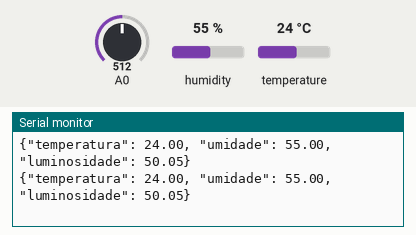
Recording of a sketch running on a simulated Arduino Uno, built with avr-gcc and run on an emulated ATmega328P. On the bench: the last lines printed to the serial monitor. The inputs (shaded band) are chosen by the test bench; at power-on: humidity 55 %, A0 = 512, temperature 24 °C.

Above: at 1.8 s.
1.9 s: humidity set to 22 %
At 2.5 s:
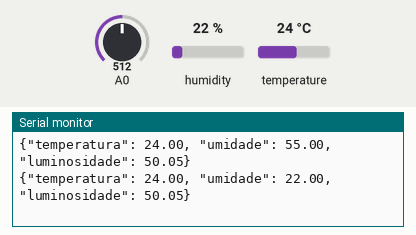
3.4 s: A0 set to 716
At 4.4 s:
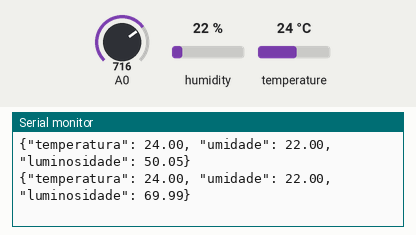
4.9 s: temperature set to 12 °C
At 5.4 s:
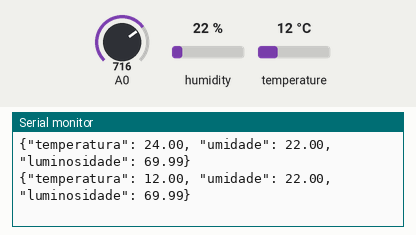
6.4 s: A0 set to 900
At 7.4 s:
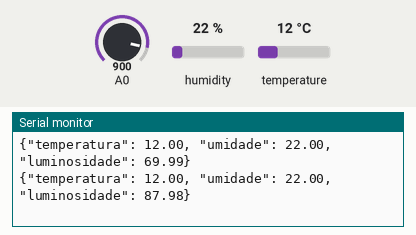
7.9 s: humidity set to 40 %
At 8.4 s:
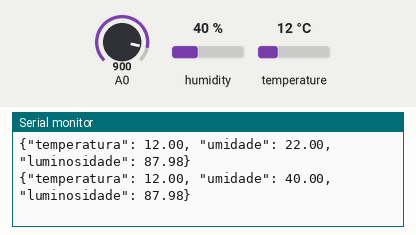
Timing chart, 0 to 10.4 s (numbered marks = the images above; inputs shaded):
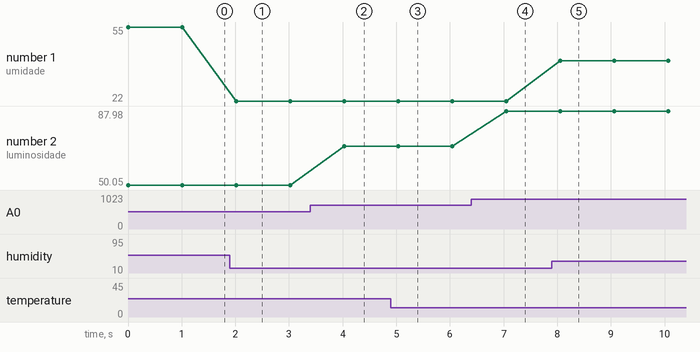

Measured:
- after the input at 1.9 s, the serial monitor: prints a new line after 0.12 s (image 1)
- after the input at 3.4 s, the serial monitor: prints a new line after 0.63 s (image 2)
- after the input at 4.9 s, the serial monitor: prints a new line after 0.14 s (image 3)
- after the input at 6.4 s, the serial monitor: prints a new line after 0.65 s (image 4)
- after the input at 7.9 s, the serial monitor: prints a new line after 0.15 s (image 5)
- plotted number 1: 55 → 22 after the input at 1.9 s, 22 → 40 after the input at 7.9 s
- plotted number 2: 50.05 → 69.99 after the input at 3.4 s, 69.99 → 87.98 after the input at 6.4 s

The sketch:

arduino.ino
```cpp
#include <Adafruit_Sensor.h>
#include <DHT.h>
#include <DHT_U.h>

DHT_Unified dht(2, DHT11);

void setup() {
  Serial.begin(115200);
  dht.begin();
}

void loop() {
  float temperatura, umidade, luminosidade;
  sensors_event_t event;

  dht.temperature().getEvent(&event);

  if (isnan(event.temperature)) {
    temperatura = 0;
  } else {
    temperatura = event.temperature;
  }

  dht.humidity().getEvent(&event);
  if (isnan(event.relative_humidity)) {
    umidade = 0;
  } else {
    umidade = event.relative_humidity;
  }

  luminosidade = 100.0f * analogRead(A0) / 1023.0f;

  Serial.print("{\"temperatura\": ");
  Serial.print(temperatura);
  Serial.print(", \"umidade\": ");
  Serial.print(umidade);
  Serial.print(", \"luminosidade\": ");
  Serial.print(luminosidade);
  Serial.println("}");

  delay(1000);
}
```
